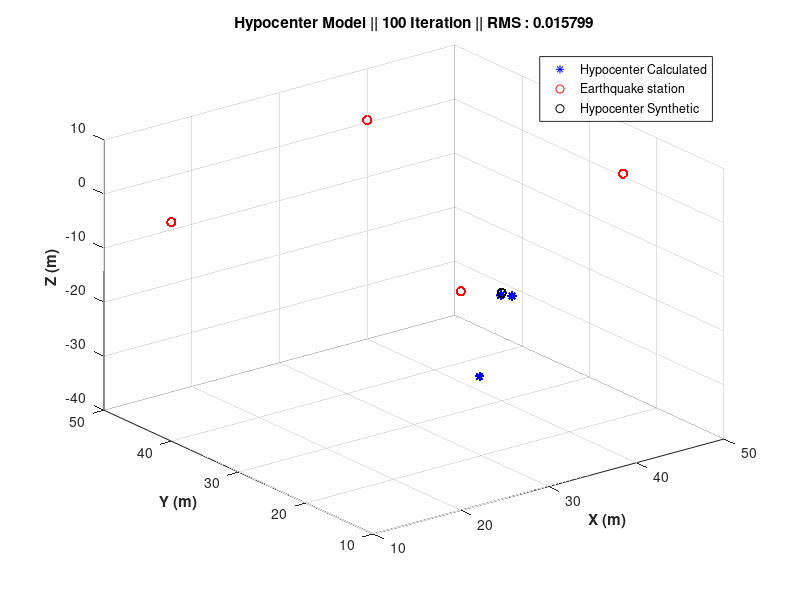
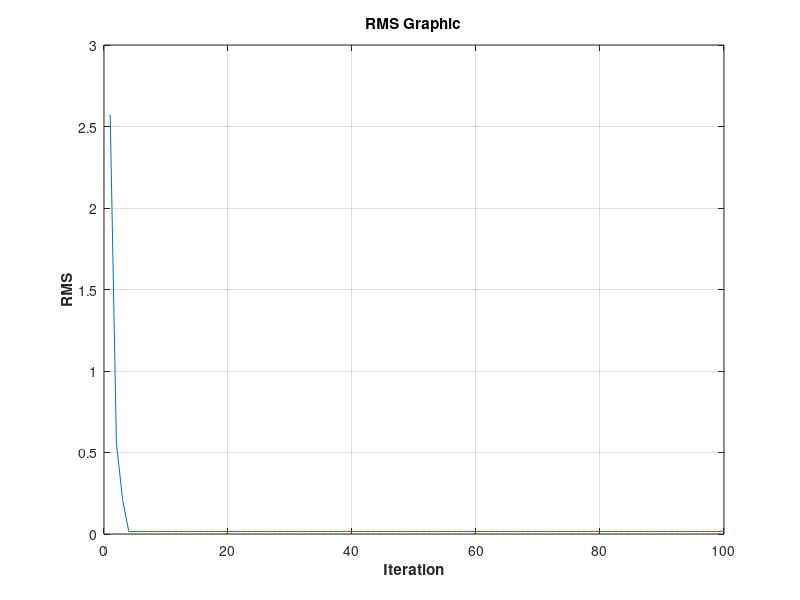

Reproduce these figures in MATLAB, in order.
%Non-linear problem : Hipocenter Determination  
%Mohammad Rheza Zamani
clc;
clear all;

%Eaethquake station position
x = [20 50 40 10];
y = [10 25 50 40];
z = [0.5 0.5 0.5 0.5];
%Synthetic Model
xs = 40;
ys = 30;
zs = -20;
%P wave velocity
Vp = 4;

% Calculating Synthetic Data 
for i = 1 : length(x)
    if(zs<0 & z(i)>0) %kondisi zs<0 & z>0
        ts(i)= sqrt((x(i)-xs)^2 +(y(i)-ys)^2 + (-z(i)-zs)^2)/Vp;
    elseif(zs>0 & z(i)<0)
        ts(i)= sqrt((x(i)-xs)^2 +(y(i)-ys)^2 + (z(i)+zs)^2)/Vp;
    else %kondisi saat 1. zs = z = 0 2. zs>0 & z>0 3. zs<0 & z<0
        ts(i)= sqrt((x(i)-xs)^2 +(y(i)-ys)^2 + (z(i)-zs)^2)/Vp;
    end
    %Add noise to data
    ts(i) = ts(i) + 0.1*(2*rand(1,1));
end

%Initial guess of the hypocenter
xa = 60;
ya = 40;
za = -30;
for iterasi = 1 : 100
    for i = 1 : length(x)
       %Jacobian matrix
        if(za>0 & z(i)<0) %za>0 & z(i)<0
            j(i,1) = (xa - x(i))/(sqrt(((x(i)-xa)^2) +(y(i)-ya)^2 + (-z(i)-za)^2)*Vp);
            j(i,2) = (ya - y(i))/(sqrt(((x(i)-xa)^2) +(y(i)-ya)^2 +(-z(i)-za)^2 )*Vp);
            j(i,3) = (-za - z(i))/(sqrt(((x(i)-xa)^2) +(y(i)-ya)^2 + (-z(i)-za)^2)*Vp);
        elseif(za<0 & z(i)>0) %za<0 & z(i)>0
            j(i,1) = (xa - x(i))/(sqrt(((xa-x(i))^2) +(ya-y(i))^2 + (za+z(i))^2)*Vp);
            j(i,2) = (ya - y(i))/(sqrt(((xa-x(i))^2) +(ya-y(i))^2 +(za+z(i))^2 )*Vp);
            j(i,3) = (za + z(i))/(sqrt(((xa-x(i))^2) +(ya-y(i))^2 + (za+z(i))^2)*Vp);
        elseif(za>0 & z(i)>0) %za>0 & z(i)>0
            j(i,1) = (xa - x(i))/(sqrt(((x(i)-xa)^2) +(y(i)-ya)^2 + (-z(i)+za)^2)*Vp);
            j(i,2) = (ya - y(i))/(sqrt(((x(i)-xa)^2) +(y(i)-ya)^2 +(-z(i)+za)^2 )*Vp);
            j(i,3) = (-za + z(i))/(sqrt(((x(i)-xa)^2) +(y(i)-ya)^2 + (-z(i)+za)^2)*Vp);
        elseif(za<=0 & z(i)<=0)%za<=0 & z(i)<=0
            j(i,1) = (xa - x(i))/(sqrt(((x(i)-xa)^2) +(y(i)-ya)^2 + (z(i)-za)^2)*Vp);
            j(i,2) = (ya - y(i))/(sqrt(((x(i)-xa)^2) +(y(i)-ya)^2 +(z(i)-za)^2 )*Vp);
            j(i,3) = (za - z(i))/(sqrt(((x(i)-xa)^2) +(y(i)-ya)^2 + (z(i)-za)^2)*Vp);
        end
        
    end
    
    %Calculating calculated data and synthetic data
    for i=1:length(x)
        if(za<0 & z(i)>0) %z<0 & z>0
            t_cal(i)= sqrt((x(i)-xa)^2 +(y(i)-ya)^2 + (-z(i)-za)^2)/Vp;
        elseif(za>0 & z(i)<0)
            t_cal(i)= sqrt((x(i)-xa)^2 +(y(i)-ya)^2 + (z(i)+za)^2)/Vp;
        else %1. zs = z = 0 2. zs>0 & z>0 3. zs<0 & z<0
            t_cal(i)= sqrt((x(i)-xa)^2 +(y(i)-ya)^2 + (z(i)-za))/Vp;
        end
        dt(i) = ts(i)-t_cal(i);
    end
    %inversion
    delta_m=(inv(j'*j))*j'*dt';
    xa=xa+delta_m(1);
    ya=ya+delta_m(2);
    za=za+delta_m(3);
    hipos(iterasi,:)=[xa(1) ya(1) za(1)];
    
    %RMSE
    for i=1:length(x)
        rms(iterasi)=(sqrt((sum((ts(i)-t_cal(i)).^2))/length(x)));
    end
%Plotting Model
figure(1);
hold on
plot3(hipos(:,1),hipos(:,2),hipos(:,3),'*b'); 
plot3(x,y,z,'ro')
plot3(xs,ys,zs,'ko') 
title(['Hypocenter Model || ',num2str(length(rms)),' Iteration || RMS : ',num2str(rms(iterasi))])
grid on;
xlabel('X (m)','Fontweight','bold'); 
ylabel('Y (m)','Fontweight','bold'); 
zlabel('Z (m)','Fontweight','bold');
legend('Hypocenter Calculated','Earthquake station','Hypocenter Synthetic')
view(3)
    if rms(iterasi)<0.001
        break
    end
end 

%Plotting rms
figure(2);
plot(1:length(rms),rms);
xlabel('Iteration','Fontweight','bold'); 
ylabel('RMS','Fontweight','bold');
title('RMS Graphic');
grid on